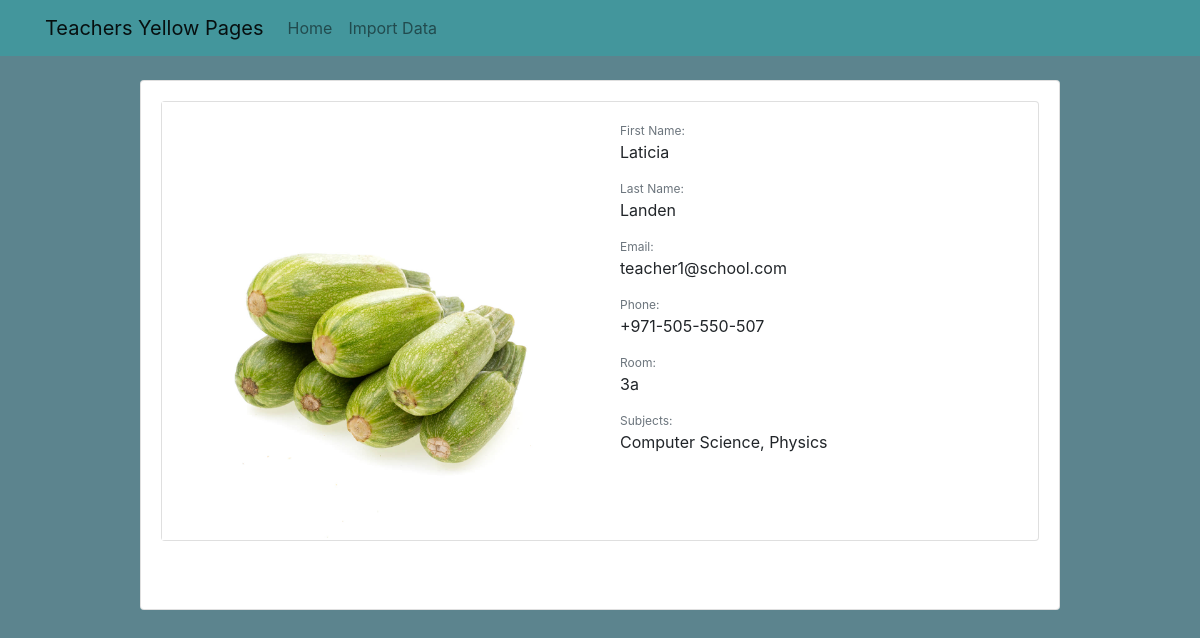
Screenshot of /314/ with the database file from the repository.
### directory/models.py (models this page shows, shortened)
class Teacher(models.Model):
    first_name = models.CharField(max_length=200)
    last_name = models.CharField(max_length=200)
    image = models.ImageField(null=True, default='media/default.jpg', upload_to='media/profile_pics')
    email = models.EmailField(unique=True)
    phone = models.CharField(max_length=15)
    room = models.CharField(max_length=200)
    subjects = models.CharField(max_length=200)

### directory/views.py (the view)
# urls.py: path('<int:id>/', TeacherDetailView.as_view(), name='detail'),
class TeacherDetailView(DetailView):
    model = Teacher
    def get_object(self):
        id_ = self.kwargs.get("id")
        return get_object_or_404(Teacher, id=id_)

### templates/directory/teacher_detail.html (shortened to what this page needs)
{% extends 'base.html' %}
{% load static %}
{% get_media_prefix as MEDIA_URL %}
{% block content %}
<div class="card mb-5">
	<div class="row no-gutters">
		<div class="col-md-6">
			{% if object.image %}
			<img class="img-fluid" src="{{ object.image.url }}" alt="{{ object.first_name }} {{ object.last_name }}">
			{% else %}
			<img class="img-fluid" src="{{ MEDIA_URL }} default.jpg">
			{% endif %}
		</div>
		<div class="card-body">
			<p class="text-muted mb-0" style="font-size: 12px">First Name:</p>
			<p>{{ object.first_name }}</p>
			<p class="text-muted mb-0" style="font-size: 12px">Last Name:</p>
			<p>{{ object.last_name }}</p>
			<p class="text-muted mb-0" style="font-size: 12px">Email:</p>
			<p>{{ object.email }} </p>
			<p class="text-muted mb-0" style="font-size: 12px">Phone:</p>
			<p>{{ object.phone }} </p>
			<p class="text-muted mb-0" style="font-size: 12px">Room:</p>
			<p>{{ object.room }} </p>
			<p class="text-muted mb-0" style="font-size: 12px">Subjects:</p>
			<p>{{ object.subjects }} </p>
		</div>
	</div>
</div>
{% endblock %}

### static/style.css (style rules this page uses)
body { background-color: #5c848e; }

### rows the page displays
Teacher: image (picture), first_name "Laticia", last_name "Landen", email "teacher1@school.com", phone "+971-505-550-507", room "3a", subjects "Computer Science, Physics"
